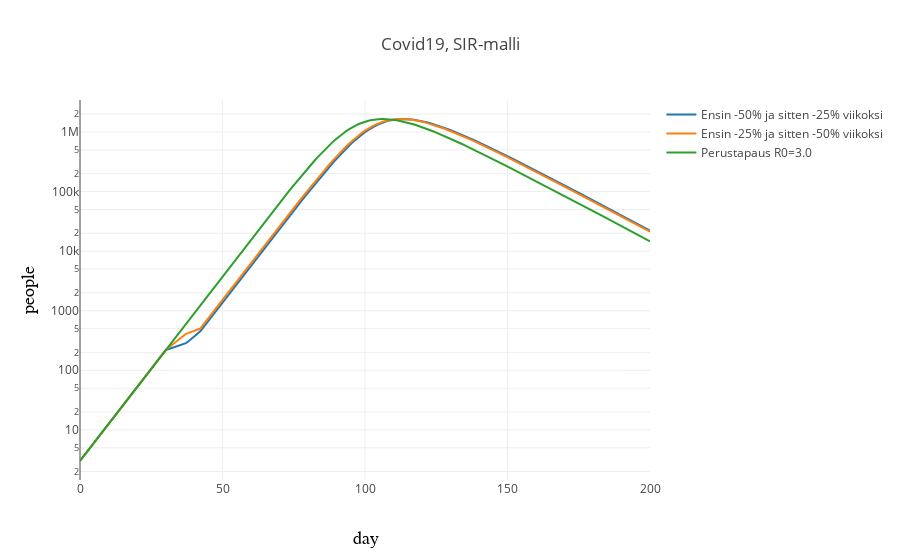

Notebook code for this chart:
### Code cell
data=[
      #go.Scatter(x=t, y=S, name="Suspectible"),
      go.Scatter(x=df2.t, y=I_sc1, name="Ensin -50% ja sitten -25% viikoksi"),
      go.Scatter(x=df2.t, y=I_sc2, name="Ensin -25% ja sitten -50% viikoksi"),
      go.Scatter(x=df2.t, y=I_sc_base, name="Perustapaus R0=3.0"),
      #go.Scatter(x=df2.ts, y=df2.t, name="Day"),
    
     ]

iplot({ 'data': data, "layout": layout })

### Figure 1 — Plotly figure (JSON) as saved in the notebook; plotly's stock layout.template omitted (floating-point values rounded to 4 significant figures; data arrays with more than 128 entries replaced by an {"elided": "..."} marker saying what was removed)
{"data": [{"name": "Ensin -50% ja sitten -25% viikoksi", "type": "scatter", "uid": "5a7be8fa-65d1-11ea-a3ee-6c4008a11884", "x": {"elided": "200 float values"}, "y": {"elided": "200 float values"}}, {"name": "Ensin -25% ja sitten -50% viikoksi", "type": "scatter", "uid": "5a7bead0-65d1-11ea-9401-6c4008a11884", "x": {"elided": "200 float values"}, "y": {"elided": "200 float values"}}, {"name": "Perustapaus R0=3.0", "type": "scatter", "uid": "5a7bebac-65d1-11ea-a279-6c4008a11884", "x": {"elided": "200 float values"}, "y": {"elided": "200 float values"}}], "layout": {"title": "Covid19, SIR-malli", "xaxis": {"title": "day", "titlefont": {"color": "#000000", "family": "Courier New, monospace", "size": 18}}, "yaxis": {"title": "people", "titlefont": {"color": "#000000", "family": "Courier New, monospace", "size": 18}, "type": "log"}}}
